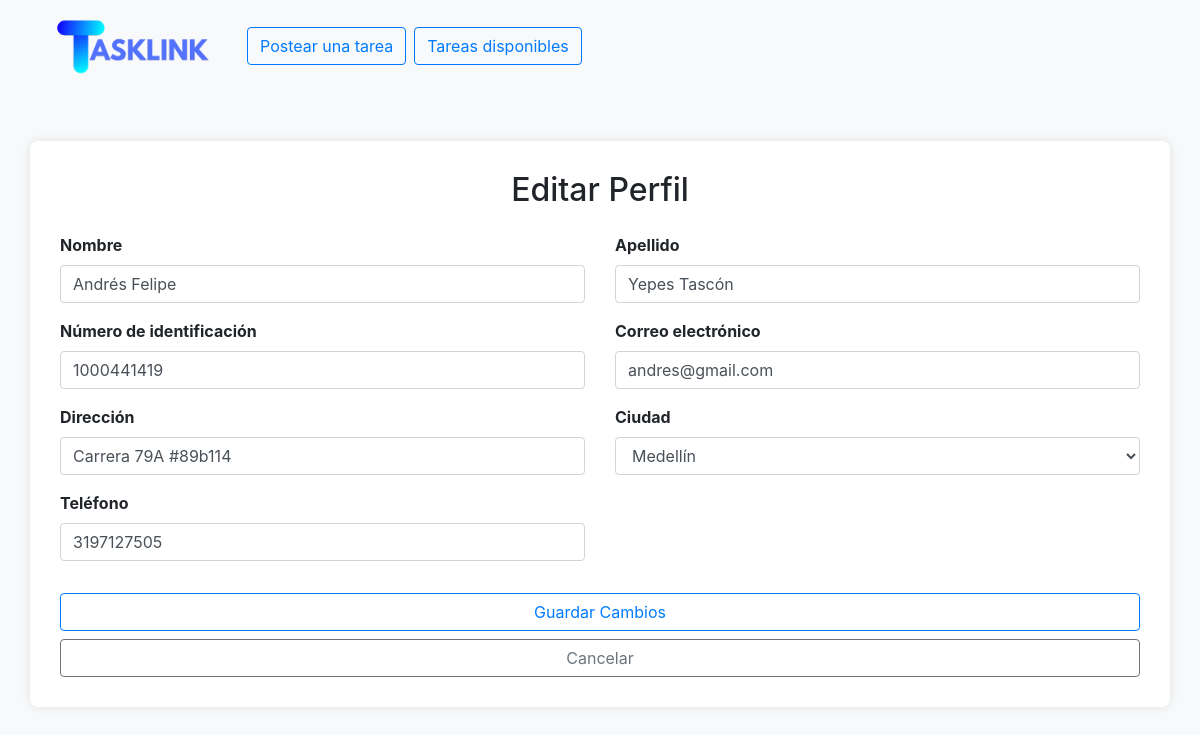
The page /editar_perfil (signed in) on the database as committed earlier.
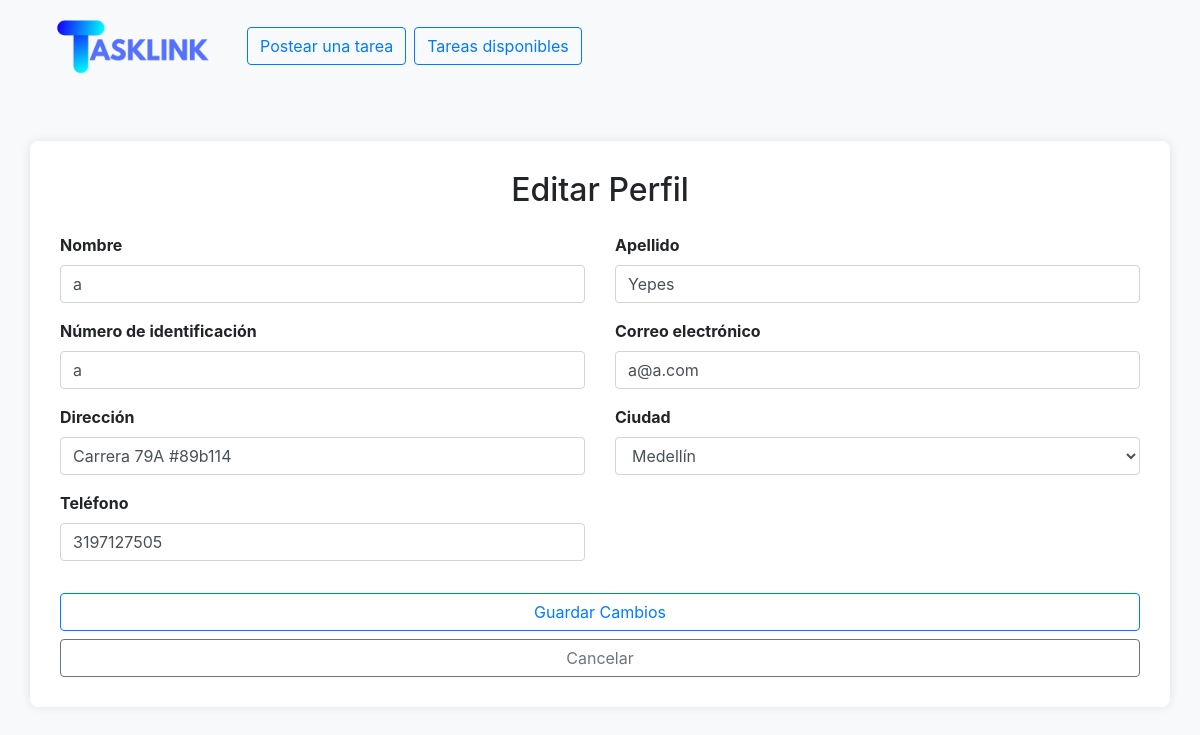
The same page on the database as committed later.
### tables this page shows
CREATE TABLE Usuarios (
    ID_usuario INTEGER PRIMARY KEY,
    Nombre TEXT NOT NULL,
    Apellido TEXT NOT NULL,
    Correo TEXT NOT NULL UNIQUE,
    Contrasena TEXT NOT NULL,
    ID_estado_usuario INTEGER,
    ID_tipo_usuario INTEGER,
    Identificacion TEXT NOT NULL UNIQUE,
    ID_ciudad INTEGER,
    Direccion TEXT,
    Telefono TEXT,
    FotoPerfil BLOB,
    FotoCedula BLOB,
    Fecha_creacion DATETIME DEFAULT CURRENT_TIMESTAMP,
    Fecha_actualizacion DATETIME DEFAULT CURRENT_TIMESTAMP,
    FOREIGN KEY (ID_estado_usuario) REFERENCES Estados_Usuarios(ID_estado_usuario),
    FOREIGN KEY (ID_tipo_usuario) REFERENCES Tipos_Usuarios(ID_tipo_usuario),
    FOREIGN KEY (ID_ciudad) REFERENCES Ciudades(ID_ciudad)
);

### app.py (the view)
@app.route('/editar_perfil', methods=['GET'])
@login_requerido
@verificar_usuario_activo
def editar_perfil():
    conn = get_db_connection()
    ciudades = conn.execute('SELECT ID_ciudad, Nombre FROM Ciudades').fetchall()
    conn.close()
    conn = get_db_connection()
    usuario = conn.execute('''
        SELECT U.*, C.Nombre AS Ciudad
        FROM Usuarios U
        LEFT JOIN Ciudades C ON U.ID_ciudad = C.ID_ciudad
        WHERE U.ID_usuario = ?
    ''', (session['user_id'],)).fetchone()
    conn.close()
    return render_template('editar_perfil.html', usuario=usuario, ciudades=ciudades)

### app.py (called while the page is built)
def get_db_connection():
    conn = sqlite3.connect('TaskLink.db')
    conn.row_factory = sqlite3.Row
    return conn

def login_requerido(f):
    @wraps(f)
    def decorador(*args, **kwargs):
        if 'user_id' not in session:
            return redirect(url_for('login'))
        return f(*args, **kwargs)
    return decorador

def verificar_usuario_activo(f):
    @wraps(f)
    def decorated_function(*args, **kwargs):
        usuario_id = session.get('user_id')  # Obtener el ID del usuario de la sesión
        if not usuario_id:
            flash('Debes iniciar sesión primero.', 'danger')
            return redirect(url_for('login'))
        conn = get_db_connection()
        estado_usuario = conn.execute(
            'SELECT ID_estado_usuario FROM Usuarios WHERE ID_usuario = ?',
            (usuario_id,)
        ).fetchone()
        conn.close()
        if estado_usuario and estado_usuario['ID_estado_usuario'] != 1:
            flash('Tu cuenta está inactiva y no puedes acceder a esta sección solo al perfil. Por favor, contacta al administrador.', 'warning')
            return redirect(url_for('index'))  # Redirige al usuario al índice
        return f(*args, **kwargs)
    return decorated_function

### templates/editar_perfil.html (shortened to what this page needs)
<!DOCTYPE html>
<html lang="es">
<head>
    <link href="https://maxcdn.bootstrapcdn.com/bootstrap/4.5.2/css/bootstrap.min.css" rel="stylesheet" />
    <link rel="stylesheet" href="/static/css/styles.css" />
</head>
<body>
    <nav class="navbar navbar-expand-lg bg-body-tertiary">
        <div class="container-fluid d-flex justify-content-between align-items-center">
            <div class="d-flex align-items-center">
                <a class="navbar-brand" href="{{ url_for('index') }}">
                    <img src="../static/images/LogoCompleto.png" alt="TaskLink Logo" width="200px">
                </a>
                <a class="btn btn-outline-primary mr-2" href="{{ url_for('agregar_solicitud') }}">Postear una tarea</a>
                <a class="btn btn-outline-primary mr-2" href="{{ url_for('tareas') }}">Tareas disponibles</a>
            </div>
        </div>
    </nav>
    <div class="container mt-5">
        <h2 class="text-center">Editar Perfil</h2>
        <form id="editProfileForm" action="/actualizar-perfil" method="POST" enctype="multipart/form-data" class="mt-4">
            <div class="row">
                <div class="col-md-6">
                    <div class="form-group">
                        <label for="nombre">Nombre</label>
                        <input type="text" class="form-control" id="nombre" name="nombre"
                            value="{{ usuario['Nombre'] }}" required />
                    </div>
                </div>
                <div class="col-md-6">
                    <div class="form-group">
                        <label for="apellido">Apellido</label>
                        <input type="text" class="form-control" id="apellido" name="apellido"
                            value="{{ usuario['Apellido'] }}" required />
                    </div>
                </div>
            </div>
            <div class="row">
                <div class="col-md-6">
                    <div class="form-group">
                        <label for="identificacion">Número de identificación</label>
                        <input type="text" class="form-control" id="identificacion" name="identificacion"
                            value="{{ usuario['Identificacion'] }}" required />
                    </div>
                </div>
                <div class="col-md-6">
                    <div class="form-group">
                        <label for="correo">Correo electrónico</label>
                        <input type="email" class="form-control" id="correo" name="correo"
                            value="{{ usuario['Correo'] }}" required />
                    </div>
                </div>
            </div>
            <div class="row">
                <div class="col-md-6">
                    <div class="form-group">
                        <label for="direccion">Dirección</label>
                        <input type="text" class="form-control" id="direccion" name="direccion"
                            value="{{ usuario['Direccion'] }}" />
                    </div>
                </div>
                <div class="col-md-6">
                    <div class="form-group">
                        <label for="ciudad">Ciudad</label>
                        {% if ciudades %}
                        <select class="form-control" id="ciudad" name="ciudad" required>
                            {% for ciudad in ciudades %}
                            <option value="{{ ciudad['ID_ciudad'] }}" {% if ciudad['Nombre']==usuario['Ciudad'] %}
                                selected {% endif %}>
                                {{ ciudad['Nombre'] }}
                            </option>
                            {% endfor %}
                        </select>
                        {% else %}
                        <select class="form-control" id="ciudad" disabled>
                            <option>No hay ciudades disponibles</option>
                        </select>
                        {% endif %}
                    </div>
                </div>
            </div>
            <div class="row">
                <div class="col-md-6">
                    <div class="form-group">
                        <label for="telefono">Teléfono</label>
                        <input type="text" class="form-control" id="telefono" name="telefono"
                            value="{{ usuario['Telefono'] }}" />
                    </div>
                </div>
            </div>
            <button type="submit" class="btn btn-outline-primary btn-block mt-3">Guardar Cambios</button>
            <a href="/profile" class="btn btn-outline-secondary btn-block mt-2">Cancelar</a>
        </form>
    </div>
</body>
</html>

### static/css/styles.css (style rules this page uses)
body { background-color: #f8f9fa; }
.container { background-color: white; border-radius: 8px; box-shadow: 0 0 10px rgba(0, 0, 0, 0.1); padding: 30px; margin-top: 50px; }
.form-group label { font-weight: bold; }
.form-control::placeholder { color: #aaa; }

Rows that differ between the two databases and show on the page:
changed Usuarios "Carrera 79A #89b114": nombre "Andrés Felipe" → "a"; apellido "Yepes Tascón" → "Yepes"; identificacion "1000441419" → "a"; correo "andres@gmail.com" → "a@a.com"
